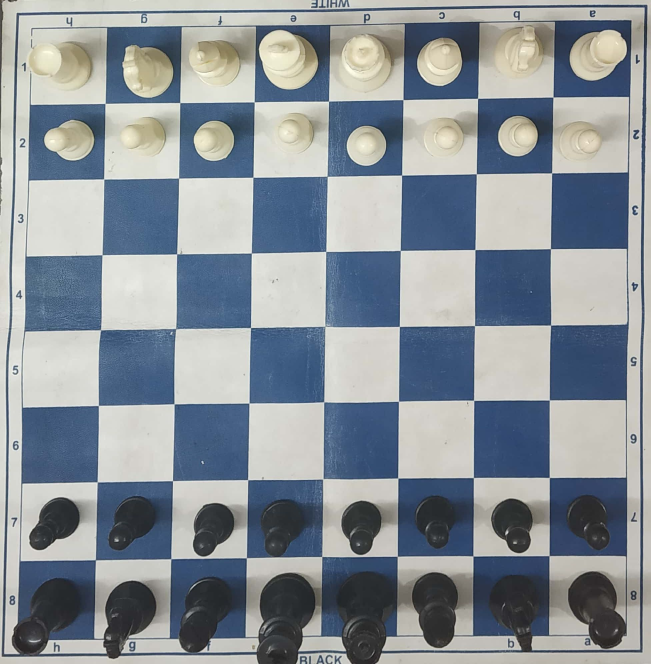
#> input picture Python_Chess/Images/1.jpg, 1952 x 1992 px, found by its file name (shown at 1/3 size)
$ python get_Chess_Box_cordinate.py
#> lines starting #> are read from the running program, lines starting #| are printed output that depends on the picture; after the words box and inside, x2 and y2 are one past the last pixel; in counts of white or black regions, pixels touching at a corner belong together
import cv2
import numpy as np

img = cv2.imread("Python_Chess/Images/1.jpg")
#> img is the input picture: shape (1992, 1952, 3); mean B, G, R 151.9, 145.1, 137.2
img = cv2.resize(img,(800,800))
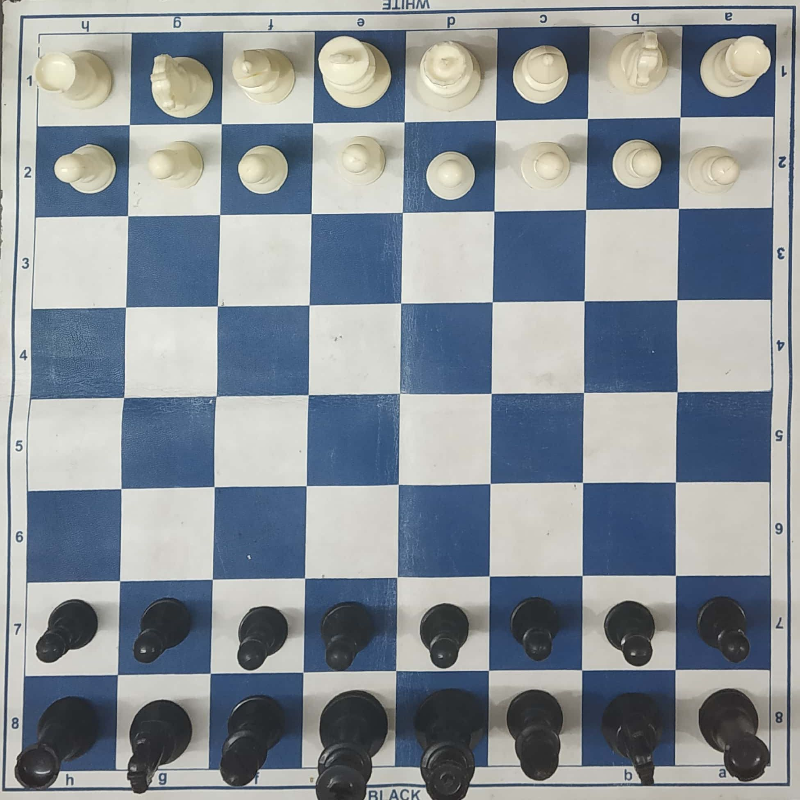
#> img: shape (800, 800, 3); mean B, G, R 151.9, 145, 137.2
# [40 lines of commented-out code are left out]

points = [[[ 40.,35.],[132.,34.],[223.,32.],[314., 33.],[405. , 30.],[500. , 29.],[589. , 26.],[683. , 26.] ,[777. , 25.]],
          [[ 38., 127.],[129., 126.],[221., 124.],[313., 123.],[405., 123.], [496., 121.],[589., 119.],[680., 118.],[774., 118.]],
          [[36., 218.],[128., 217.],[220., 216.],[312., 215.],[403., 214.],[495., 212.],[588., 210.],[680., 210.],[773., 209.]],
          [[33., 310.],[124., 309.],[219., 308.],[310., 307.],[400., 305.],[492., 302.],[584., 302.],[677., 301.],[772., 300.]],
          [[ 32., 399.],[124., 398.],[216., 398.],[309., 395.],[400., 394.],[491., 394.],[583., 394.],[679., 393.],[771., 393.]],
          [[ 28., 493.],[120., 489.],[214., 488.],[306., 486.],[399., 485.],[491., 483.],[584., 484.],[676., 483.],[769., 483.]],
          [[ 27., 583.],[120., 582.],[212., 580.],[304., 579.],[396., 579.],[490., 576.],[583., 577.],[677., 576.],[772., 576.]],
          [[ 24., 677.],[118., 675.],[210., 674.],[304., 672.],[396., 672.],[488., 670.],[583., 670.],[676., 670.],[768., 670.]],
          [[ 24., 770.],[116., 770.],[209., 770.],[301., 767.],[395., 766.],[488., 766.],[582., 767.],[675., 765.],[769., 766.]]]

boxes = np.zeros((8,8,4))

for i in range(8):
    for j in range(8):
        print(i,j)
        boxes[i][j][0] = points[i][j][0]
        boxes[i][j][1] = points[i][j][1]
        boxes[i][j][2] = points[i+1][j+1][0]
        boxes[i][j][3] = points[i+1][j+1][1]

print(boxes)


for i in range(8):
    for j in range(8):
        box1 = boxes[i,j]
        cv2.rectangle(img, (int(box1[0]), int(box1[1])), (int(box1[2]), int(box1[3])), (255,0,0), 2)
        cv2.putText(img,"({},{})".format(i,j),(int(box1[2])-70, int(box1[3])-50),cv2.FONT_HERSHEY_SIMPLEX,0.5,(0,0,255),2)
        cv2.imshow("img",img)
#> this loop made 8 passes
#> pass 1, `cv2.imshow("img",img)`:
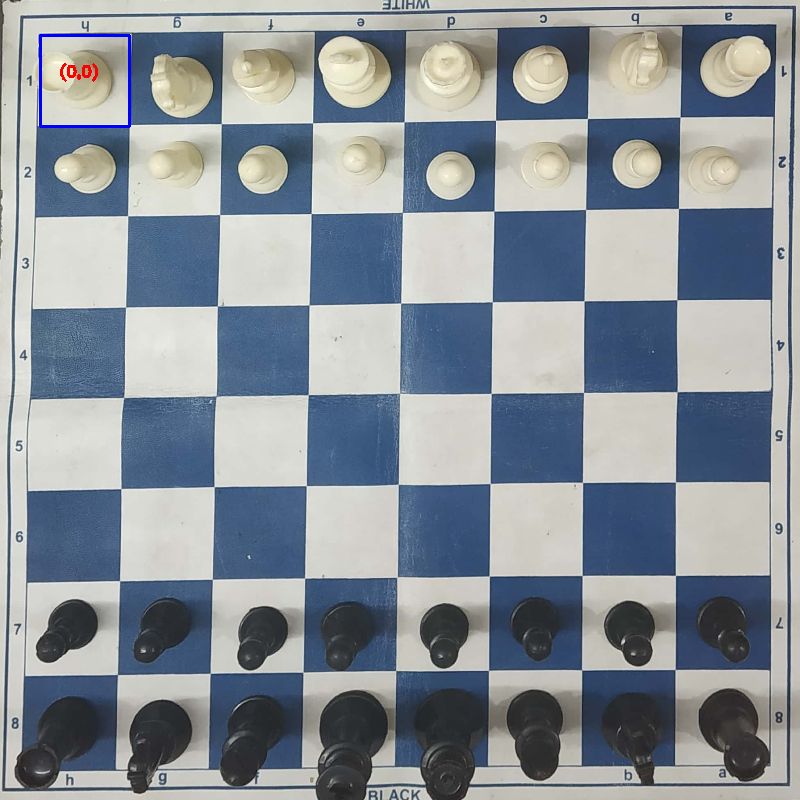
#> window 'img': shape (800, 800, 3); mean B, G, R 151.9, 144.6, 136.9
#> pass 1, `cv2.imshow("img",img)`:
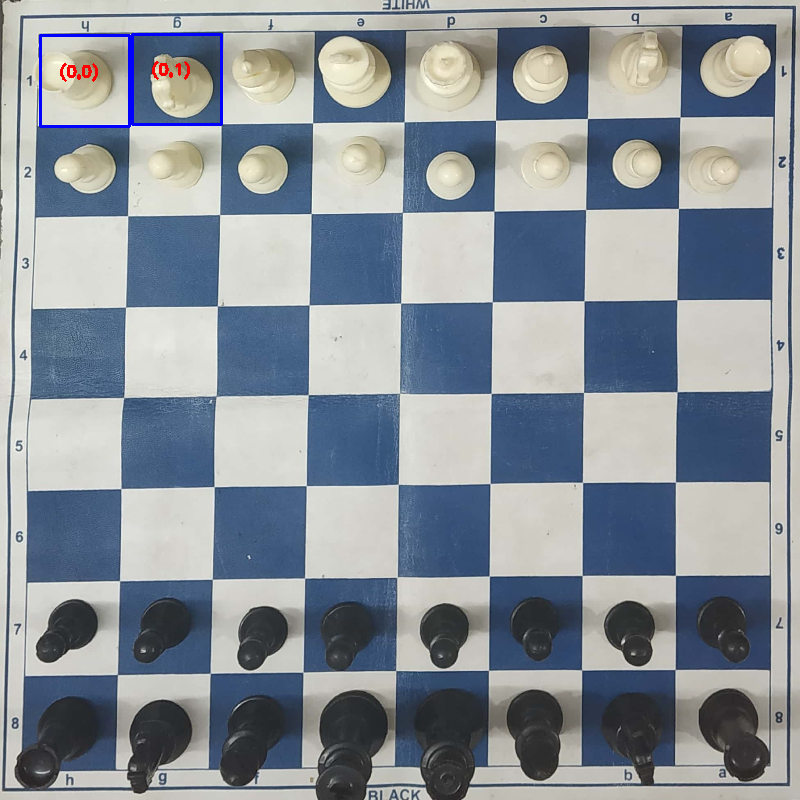
#> window 'img': shape (800, 800, 3); mean B, G, R 152.1, 144.4, 136.8
#> pass 1, `cv2.imshow("img",img)`:
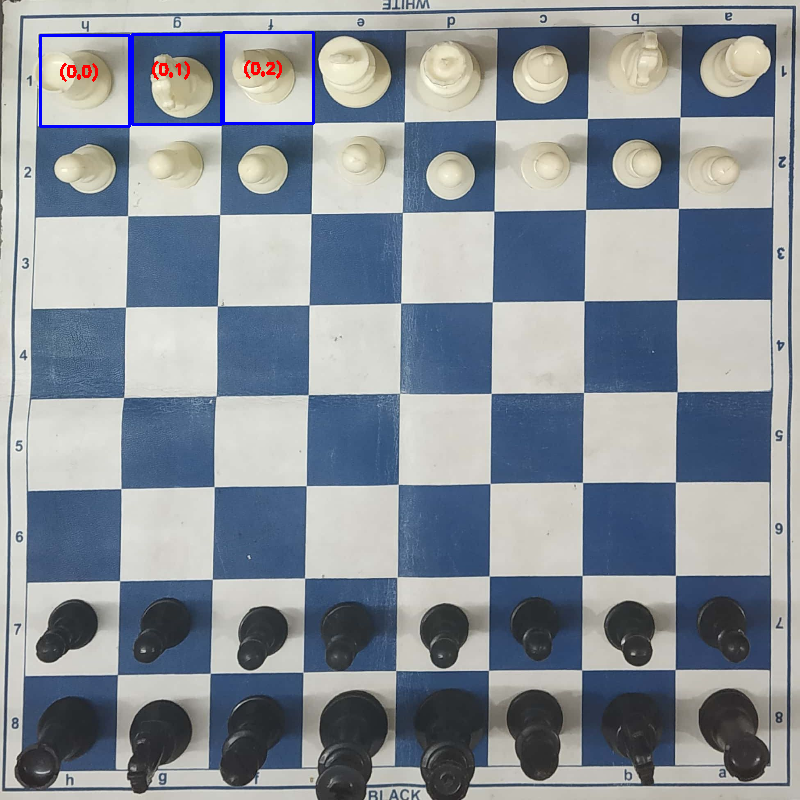
#> window 'img': shape (800, 800, 3); mean B, G, R 152.1, 144, 136.6
#> pass 1, `cv2.imshow("img",img)`:
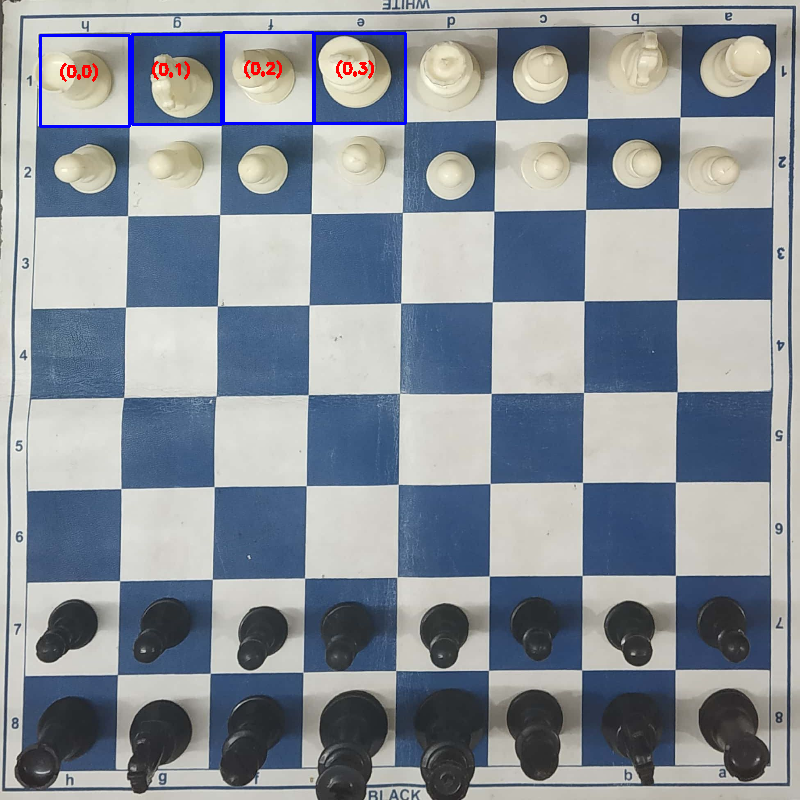
#> window 'img': shape (800, 800, 3); mean B, G, R 152.2, 143.7, 136.4
#> after the loop:
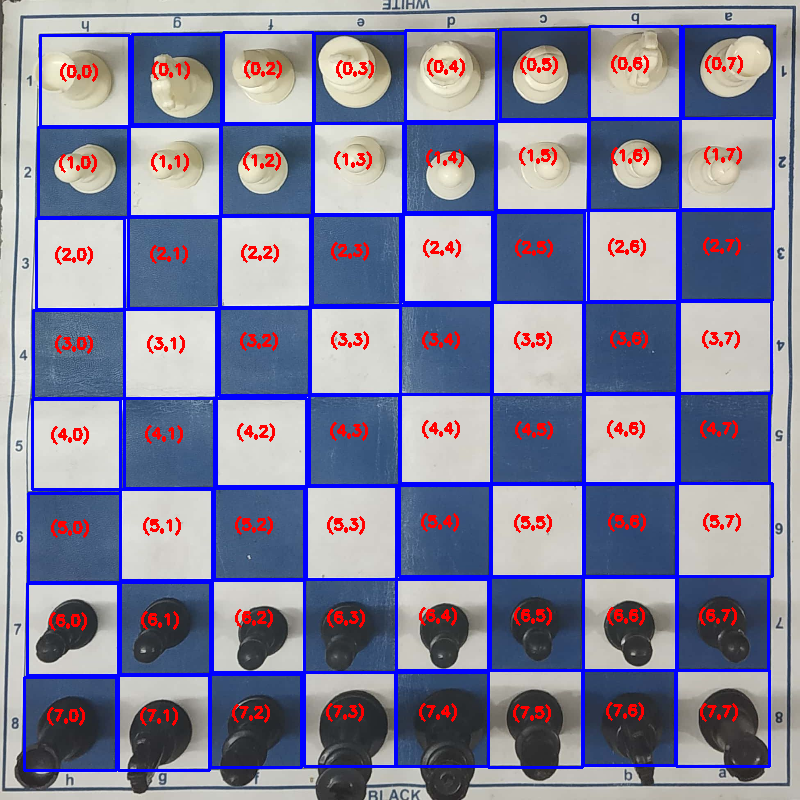
#> img: shape (800, 800, 3); 10.94% of pixels changed, all inside (x1, y1, x2, y2) = (23, 25, 776, 772)
        # cv2.waitKey(0)

cv2.waitKey(0)
cv2.destroyAllWindows()

# for Image Python_Chess/Images/1.jpg
# [[[ 40.  35.]
#   [132.  34.]
#   [223.  32.]
#   [314.  33.]
#   [405.  30.]
#   [500.  29.]
#   [589.  26.]
#   [683.  26.]
#   [777.  25.]]

#  [[ 38. 127.]
#   [129. 126.]
#   [221. 124.]
#   [313. 123.]
#   [405. 123.]
#   [496. 121.]
#   [589. 119.]
#   [680. 118.]
#   [774. 118.]]

#  [[ 36. 218.]
#   [128. 217.]
#   [220. 216.]
#   [312. 215.]
#   [403. 214.]
#   [495. 212.]
#   [588. 210.]
#   [680. 210.]
#   [773. 209.]]

#  [[ 33. 310.]
#   [124. 309.]
#   [219. 308.]
#   [310. 307.]
#   [400. 305.]
#   [492. 302.]
#   [584. 302.]
#   [677. 301.]
#   [772. 300.]]

#  [[ 32. 399.]
#   [124. 398.]
#   [216. 398.]
#   [309. 395.]
#   [400. 394.]
#   [491. 394.]
#   [583. 394.]
#   [679. 393.]
#   [771. 393.]]

#  [[ 28. 493.]
#   [120. 489.]
#   [214. 488.]
#   [306. 486.]
#   [399. 485.]
#   [491. 483.]
#   [584. 484.]
#   [676. 483.]
#   [769. 483.]]

#  [[ 27. 583.]
#   [120. 582.]
#   [212. 580.]
#   [304. 579.]
#   [396. 579.]
#   [490. 576.]
#   [583. 577.]
#   [677. 576.]
#   [772. 576.]]

#  [[ 24. 677.]
#   [118. 675.]
#   [210. 674.]
#   [304. 672.]
#   [396. 672.]
#   [488. 670.]
#   [583. 670.]
#   [676. 670.]
#   [768. 670.]]

#  [[ 24. 770.]
#   [116. 770.]
#   [209. 770.]
#   [301. 767.]
#   [395. 766.]
#   [488. 766.]
#   [582. 767.]
#   [675. 765.]
#   [769. 766.]]]

$ run again, with Python_Chess/Images/2.jpg copied over Python_Chess/Images/1.jpg
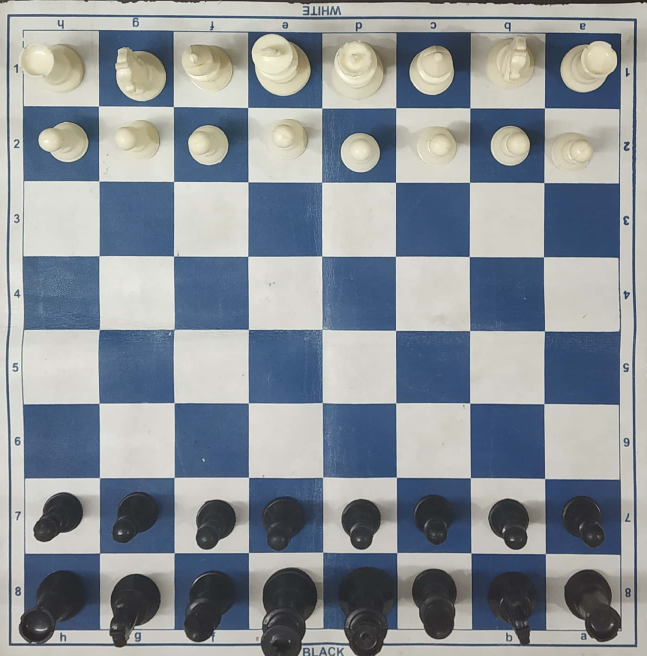
#> input picture Python_Chess/Images/2.jpg, 1940 x 1968 px, found by its file name (shown at 1/3 size)
#> img is the input picture: shape (1968, 1940, 3); mean B, G, R 152.3, 145.7, 138.8
#> the loop `for i in range(8):` made 8 passes
#> pass 1, `cv2.imshow("img",img)`:
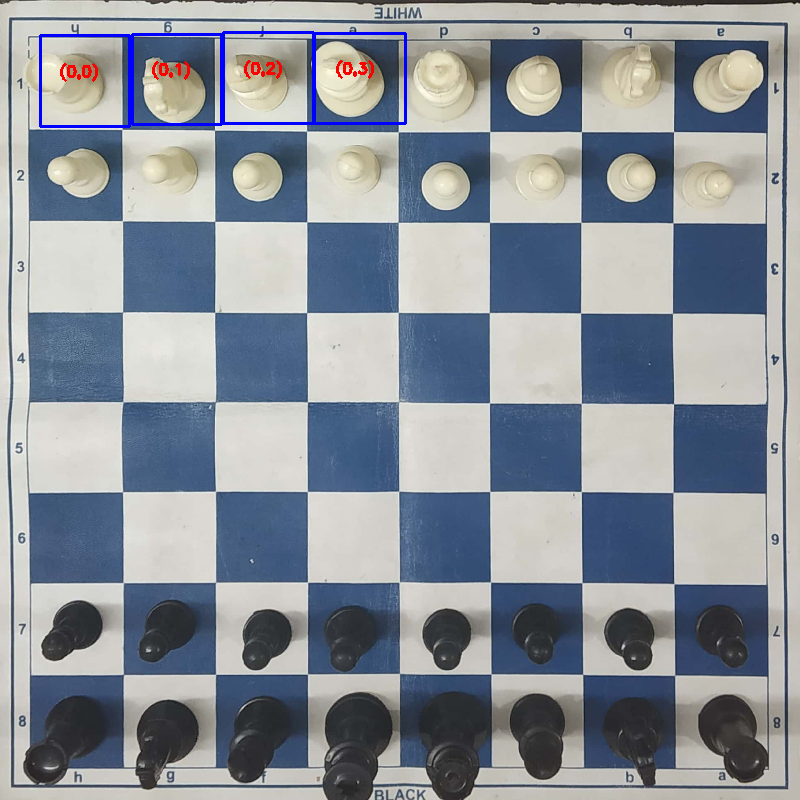
#> window 'img': shape (800, 800, 3); mean B, G, R 152.6, 144.3, 137.9
#> after the loop `for i in range(8):`:
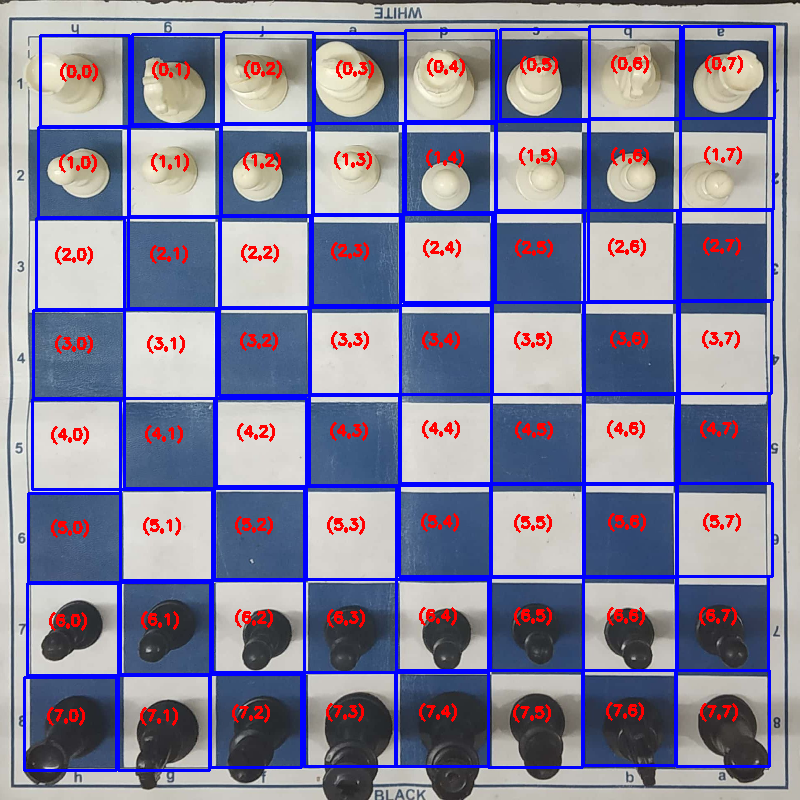
#> img: shape (800, 800, 3); mean B, G, R 156.3, 129.8, 131

$ run again, with Python_Chess/Images/4.jpg copied over Python_Chess/Images/1.jpg
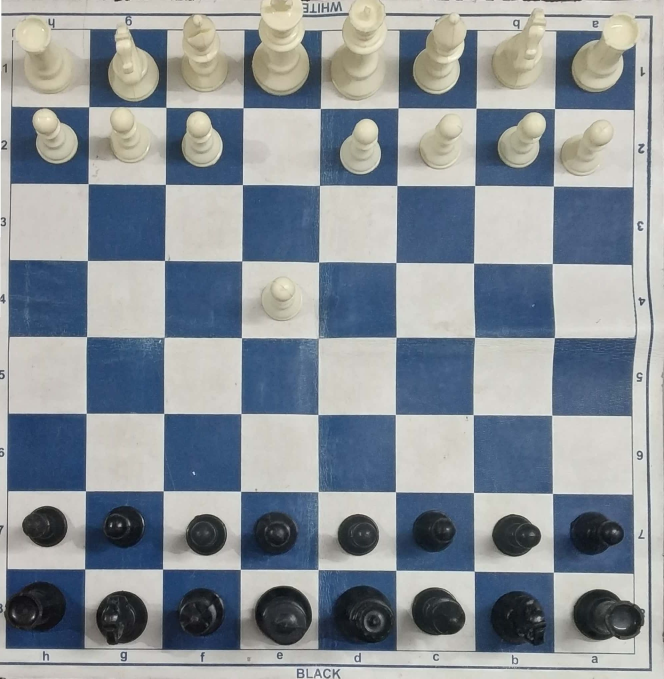
#> input picture Python_Chess/Images/4.jpg, 1992 x 2036 px, found by its file name (shown at 1/3 size)
#> img is the input picture: shape (2036, 1992, 3); mean B, G, R 152, 145.6, 138.2
#> the loop `for i in range(8):` made 8 passes
#> pass 1, `cv2.imshow("img",img)`:
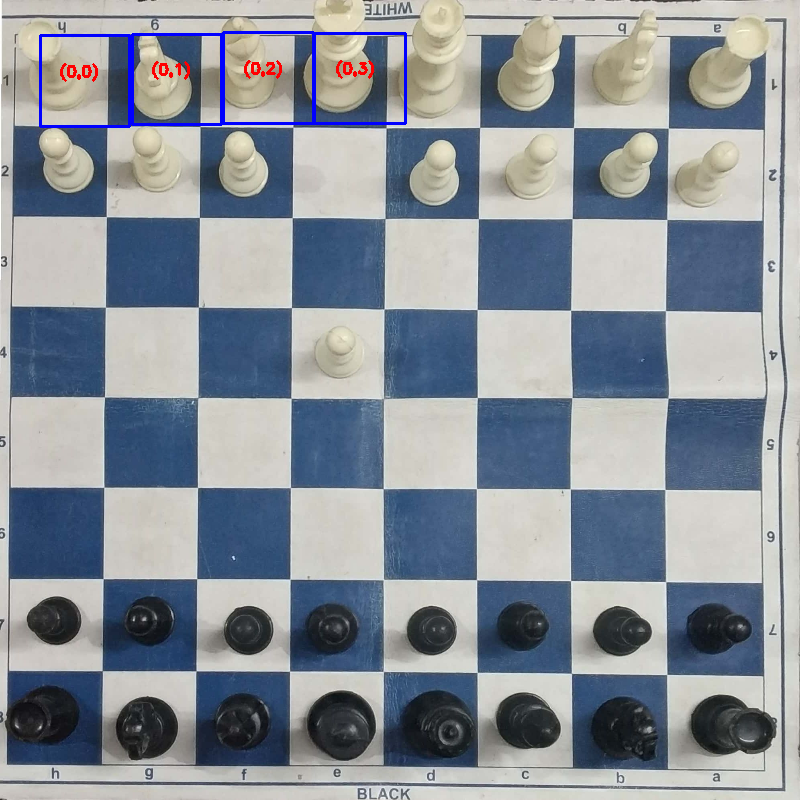
#> window 'img': shape (800, 800, 3); mean B, G, R 152.4, 144.3, 137.3
#> after the loop `for i in range(8):`:
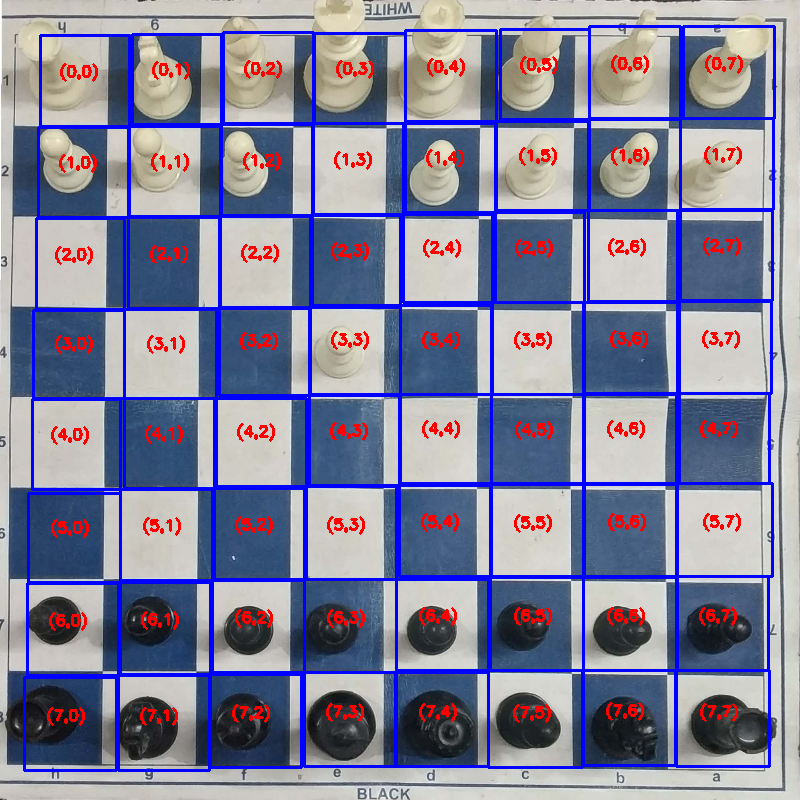
#> img: shape (800, 800, 3); mean B, G, R 156.2, 130, 130.6
